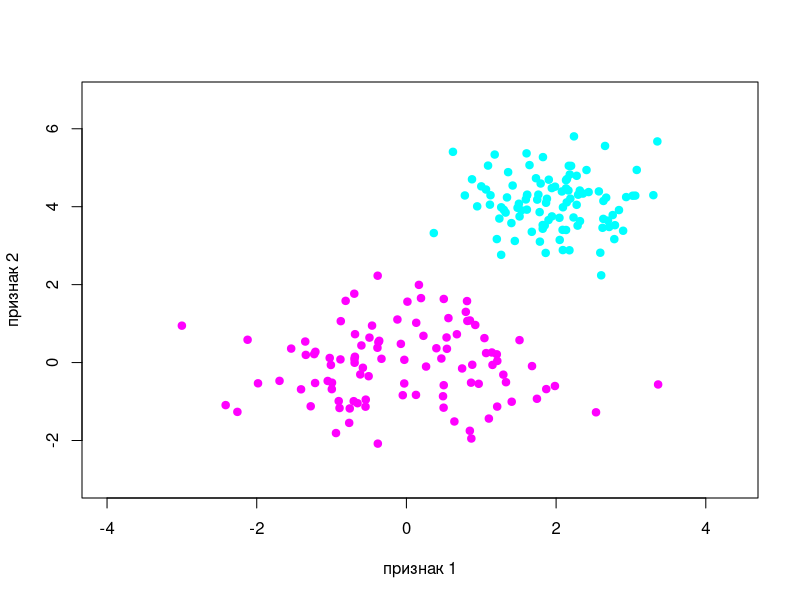

The R script that drew this image:
library("MASS")

n <- 100
sigma1 <- matrix(c(1,0,0,1), 2, 2)
sigma2 <- matrix(c(0.5, 0, 0, 0.5), 2, 2)

mu1 <- c(0,0)
mu2 <- c(2, 4)

xc1 <- mvrnorm(n=100, mu = mu1, Sigma = sigma1)
xc2 <- mvrnorm(n=100, mu = mu2, Sigma = sigma2)

plotxmin <- min(xc1[,1], xc2[,1]) - 1
plotymin <- min(xc1[,2], xc2[,2]) - 1
plotxmax <- max(xc1[,1], xc2[,1]) + 1
plotymax <- max(xc1[,2], xc2[,2]) + 1
plot(c(), type="n", xlab = "признак 1", ylab = "признак 2", xlim=c(plotxmin, plotxmax), ylim = c(plotymin, plotymax))

colors <- c("magenta", "cyan")
points(xc1, pch=21, col=colors[1], bg=colors[1])
points(xc2, pch=21, col=colors[2], bg=colors[2])

estimateMu <- function(xs) {
  l <- dim(xs)[2]
  res <- array(NA, l)
  for (i in seq(l)) {
    res[i] <- mean(xs[,i])
  }
  return(res)
}

estimateSigma <- function(xs, mu) {
  rows <- dims(xs)[1]
  cols <- dims(xs)[2]
  
  res <- matrix(0, cols, cols)
  for (i in seq(rows)) {
    res <- res + (xs[1,] - mu) %*% t(xs[1,] - mu)
  }
  
  return(res/(rows - 1))
}

